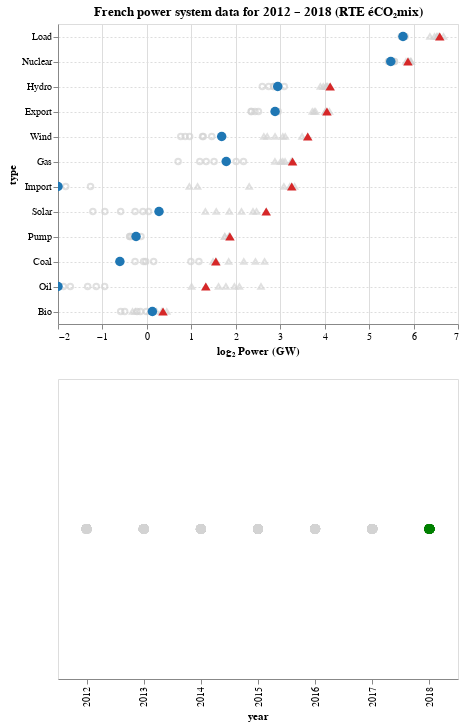

The cell this chart's notebook holds for it:
### Markdown cell above
A variant using layered charts, so that the selected points are drawn **over** the others.

Only minor issue is the double legend. May relate to Vega-Lite issue [#3797](https://github.com/vega/vega-lite/issues/3797)

### Code cell
selector = alt.selection_single(
    fields=['year'],
    empty='none',
    on='mouseover',
    nearest=True,
    init=alt.SelectionInitMapping(year=2018)
)

base = alt.Chart(stats_yl).properties(
    width=400,
)

# The Dot plot
values = base.encode(
    x=alt.X('log2', 
        scale = alt.Scale(
            domain=(-2,7),
            clamp=True # nice for interactive charts. otherwise, clip=True may be better
        ),
        axis=alt.Axis(title='log₂ Power (GW)')
    ),
    y=alt.Y('type', sort=sorted_types),
)

# small light gray points for unselected values
values_gray = values.mark_point().encode(
    color=alt.value('lightgray'),
    shape=alt.Shape(
        'stat', 
        scale=shape_scale,
        legend=None
    )
)

values_highlight = values.encode(
    shape=alt.Shape(
        'stat', 
        scale=shape_scale
    ),
    color=alt.Color('stat', scale=color_scale, legend=None),
    tooltip=['year', 'value'],
    # show only when selected
    opacity=alt.condition(selector, alt.value(1), alt.value(0))
).mark_point(filled=True, opacity=1, size=90
).add_selection(selector)

# Superimposition:
values = (values_gray + values_highlight).properties(
    title='French power system data for 2012 – 2018 (RTE éCO₂mix)'
).interactive()

# Year selector
years = base.mark_point(filled=True, size=100).encode(
    x='year:O',
    color=alt.condition(selector,
                        alt.value('green'),
                        alt.value('lightgray')),
).add_selection(selector)

# Vertical concat:
chart = values & years
chart = chart.configure_axisY(
    grid=True,
    gridDash=(2,2)
)
chart

### Figure 1 — Vega-Lite specification as saved in the notebook (floating-point values rounded to 4 significant figures; data arrays with more than 128 entries replaced by an {"elided": "..."} marker saying what was removed)
{"$schema": "https://vega.github.io/schema/vega-lite/v3.4.0.json", "config": {"axisY": {"grid": true, "gridDash": [2, 2]}, "mark": {"tooltip": null}, "view": {"height": 300, "width": 400}}, "data": {"name": "data-7a831517b55962d7905f31c6a5f73b7f"}, "datasets": {"data-7a831517b55962d7905f31c6a5f73b7f": {"elided": "168 records"}}, "vconcat": [{"layer": [{"encoding": {"color": {"value": "lightgray"}, "shape": {"field": "stat", "legend": null, "scale": {"domain": ["avg", "max"], "range": ["circle", "triangle-up"]}, "type": "nominal"}, "x": {"axis": {"title": "log₂ Power (GW)"}, "field": "log2", "scale": {"clamp": true, "domain": [-2, 7]}, "type": "quantitative"}, "y": {"field": "type", "sort": ["Load", "Nuclear", "Hydro", "Export", "Wind", "Gas", "Import", "Solar", "Pump", "Coal", "Oil", "Bio"], "type": "nominal"}}, "mark": "point", "selection": {"selector019": {"bind": "scales", "encodings": ["x", "y"], "type": "interval"}}, "width": 400}, {"encoding": {"color": {"field": "stat", "legend": null, "scale": {"domain": ["avg", "max"], "range": ["#1f77b4", "#d62728"]}, "type": "nominal"}, "opacity": {"condition": {"selection": "selector018", "value": 1}, "value": 0}, "shape": {"field": "stat", "scale": {"domain": ["avg", "max"], "range": ["circle", "triangle-up"]}, "type": "nominal"}, "tooltip": [{"field": "year", "type": "quantitative"}, {"field": "value", "type": "quantitative"}], "x": {"axis": {"title": "log₂ Power (GW)"}, "field": "log2", "scale": {"clamp": true, "domain": [-2, 7]}, "type": "quantitative"}, "y": {"field": "type", "sort": ["Load", "Nuclear", "Hydro", "Export", "Wind", "Gas", "Import", "Solar", "Pump", "Coal", "Oil", "Bio"], "type": "nominal"}}, "mark": {"filled": true, "opacity": 1, "size": 90, "type": "point"}, "selection": {"selector018": {"empty": "none", "fields": ["year"], "init": {"year": 2018}, "nearest": true, "on": "mouseover", "type": "single"}}, "width": 400}], "title": "French power system data for 2012 – 2018 (RTE éCO₂mix)"}, {"encoding": {"color": {"condition": {"selection": "selector018", "value": "green"}, "value": "lightgray"}, "x": {"field": "year", "type": "ordinal"}}, "mark": {"filled": true, "size": 100, "type": "point"}, "selection": {"selector018": {"empty": "none", "fields": ["year"], "init": {"year": 2018}, "nearest": true, "on": "mouseover", "type": "single"}}, "width": 400}]}
